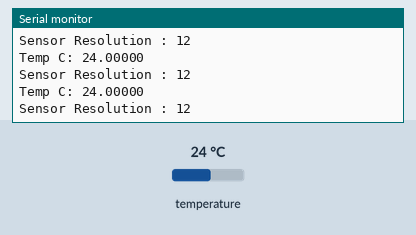
Simulated run of this sketch. Board: Arduino Uno, built with avr-gcc and run on an emulated ATmega328P. On the bench: the last lines printed to the serial monitor. Inputs (shaded band) come from the test bench; at power-on: temperature 24 °C.

Above: at 2.8 s.
2.9 s: temperature set to 12 °C
At 3.7 s:
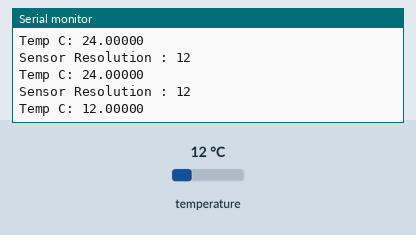
4.7 s: temperature set to 19 °C
At 5.7 s:
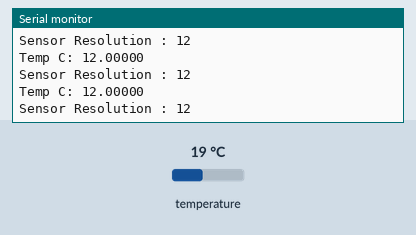
Timing chart, 0 to 7.7 s (numbered marks = the images above; inputs shaded):
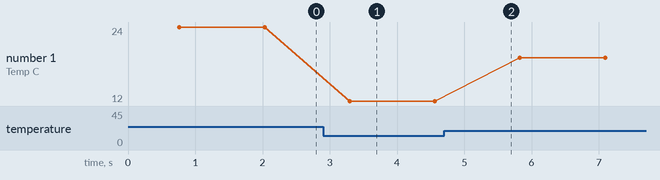

The sketch:

Temperature_Spec_3.ino
```cpp
#include <OneWire.h>
#include <DallasTemperature.h>

OneWire oneWire(2);
DallasTemperature sensors(&oneWire);
DeviceAddress tempSensor = {0x28, 0x8C, 0x43, 0x40, 0x0B, 0x00, 0x00, 0x0F};

float Temp;
void setup() {
  // put your setup code here, to run once:
  Serial.begin(9600);

}

void loop() {
  // put your main code here, to run repeatedly:
  sensors.setResolution(tempSensor, 12);
  Serial.print("Sensor Resolution : ");
  Serial.print(sensors.getResolution(tempSensor), DEC);
  Serial.println();

  sensors.requestTemperaturesByAddress(tempSensor);
  Temp = sensors.getTempC(tempSensor);

  Serial.print("Temp C: ");
  Serial.println(Temp, 5);
  delay(500);
  Serial.println();
}
```

Measured:
- after the input at 2.9 s, the serial monitor: prints a new line after 0.40 s (image 1)
- plotted number 1: 12 → 19 after the input at 4.7 s
